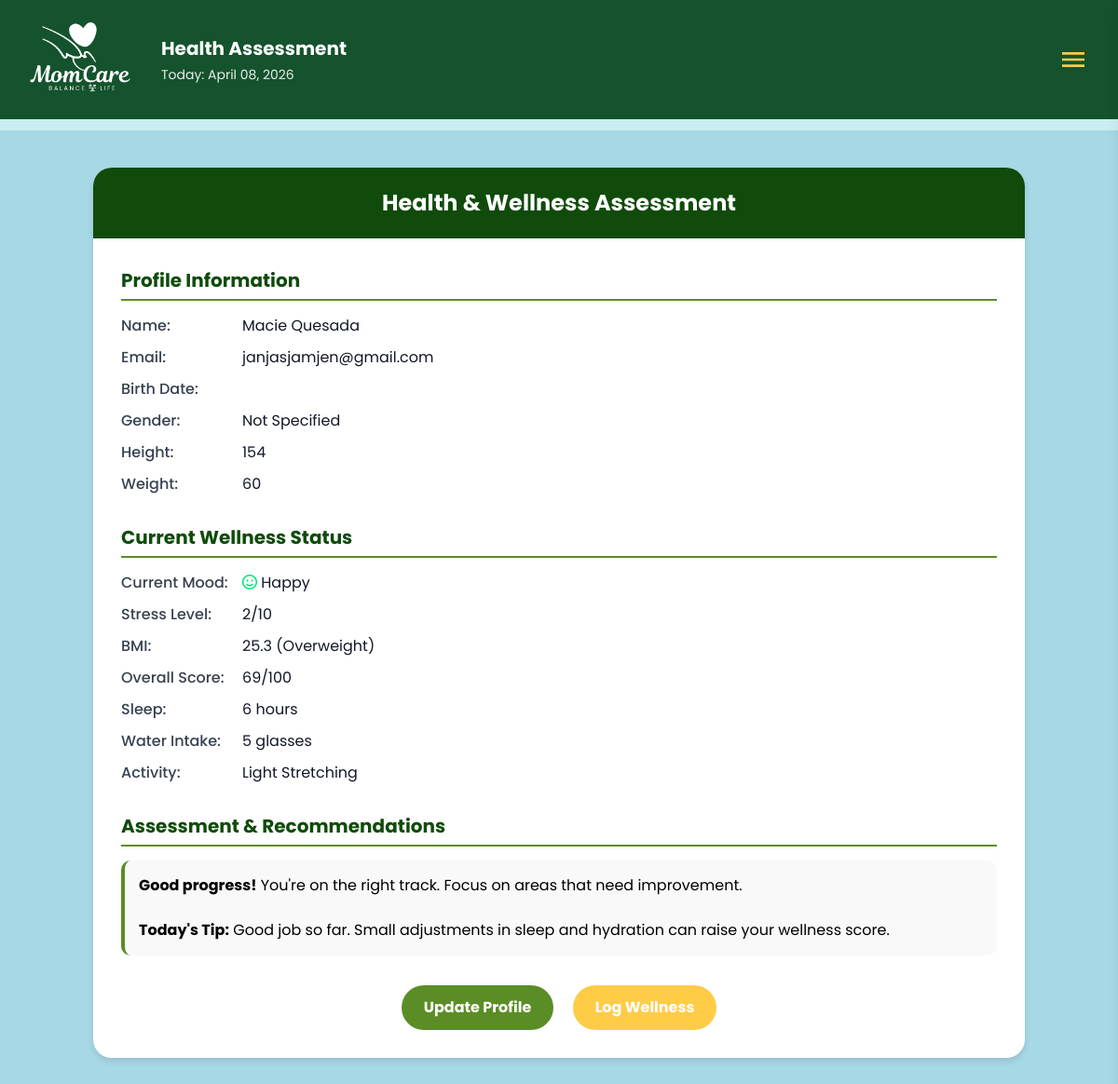
Screenshot of /assessment (signed in) with the database file from the repository.
### tables this page shows
CREATE TABLE users (
            id INTEGER PRIMARY KEY AUTOINCREMENT,
            first TEXT NOT NULL,
            last TEXT NOT NULL,
            email TEXT NOT NULL UNIQUE,
            birthdate TEXT,
            password_hash TEXT NOT NULL,
            security_question TEXT,
            security_answer TEXT,
            gender TEXT,
            height TEXT,
            weight TEXT,
            profile_picture TEXT
        );

### app.py (the view)
@app.route('/assessment')
def assessment():
    user_email = session.get('user_email')
    if not user_email:
        flash('Please sign in to view your assessment.')
        return redirect(url_for('index'))
    conn = get_db()
    cur = conn.cursor()
    cur.execute('SELECT * FROM users WHERE email = ?', (user_email,))
    user_row = cur.fetchone()
    conn.close()
    if not user_row:
        flash('User not found.')
        return redirect(url_for('dashboard'))
    user = dict(user_row)
    user['first_name'] = user['first']
    user['last_name'] = user['last']
    user['birthdate_display'] = user['birthdate']
    user['gender'] = user.get('gender', 'Not Specified')
    user['height_display'] = user.get('height', 'Not Set')
    user['weight_display'] = user.get('weight', 'Not Set')
    mood_data = get_mood_wellness_data(user_email)
    first = session.get('user_first')
    today = datetime.now().strftime('%B %d, %Y')
    return render_template('assessment.html', user=user, mood_data=mood_data, first=first, today=today)

### app.py (called while the page is built)
def get_db() -> Connection:
    conn = sqlite3.connect(DB_PATH, timeout=30)
    conn.row_factory = sqlite3.Row
    try:
        conn.execute('PRAGMA journal_mode=WAL;')
        conn.execute('PRAGMA synchronous=NORMAL;')
        conn.execute('PRAGMA foreign_keys=ON;')
    except Exception:
        pass
    return conn

### templates/assessment.html (shortened to what this page needs)
<!DOCTYPE html>
<html lang="en">
<head>
    <script src="https://cdn.tailwindcss.com"></script>
    <link rel="stylesheet" href="https://cdnjs.cloudflare.com/ajax/libs/font-awesome/6.0.0-beta3/css/all.min.css">
</head>
<body class="bg-[#a7d8e5] font-['Poppins']">
    {% include 'navbar.html' %}
    <main class="max-w-[1300px] mx-auto p-6 md:p-10">
        <div class="assessment-container mx-auto">
            <div class="assessment-header">Health & Wellness Assessment</div>
            <div class="assessment-content">
                <div class="section">
                    <div class="section-title">Profile Information</div>
                    <div class="detail-row">
                        <label>Name:</label>
                        <div class="value">{{ user.first_name }} {{ user.last_name }}</div>
                    </div>
                    <div class="detail-row">
                        <label>Email:</label>
                        <div class="value">{{ user.email }}</div>
                    </div>
                    <div class="detail-row">
                        <label>Birth Date:</label>
                    </div>
                    <div class="detail-row">
                        <label>Gender:</label>
                        <div class="value">{{ user.gender }}</div>
                    </div>
                    <div class="detail-row">
                        <label>Height:</label>
                        <div class="value">{{ user.height_display }}</div>
                    </div>
                    <div class="detail-row">
                        <label>Weight:</label>
                        <div class="value">{{ user.weight_display }}</div>
                    </div>
                </div>
                <div class="section">
                    <div class="section-title">Current Wellness Status</div>
                    <div class="detail-row">
                        <label>Current Mood:</label>
                        <div class="value">
                            {% if mood_data.mood == 'Happy' %}
                            <i class="far fa-smile text-[#00e676]" title="Happy"></i> Happy
                            {% elif mood_data.mood == 'Neutral' %}
                            <i class="far fa-meh text-[#00b0ff]" title="Neutral"></i> Neutral
                            {% elif mood_data.mood == 'Tired' %}
                            <i class="far fa-frown text-[#ffc400]" title="Tired"></i> Tired
                            {% elif mood_data.mood == 'Stressed' %}
                            <i class="far fa-tired text-[#ff1744]" title="Stressed"></i> Stressed
                            {% else %}
                            <i class="far fa-meh text-[#00b0ff]" title="Neutral"></i> Not Logged
                            {% endif %}
                        </div>
                    </div>
                    <div class="detail-row">
                        <label>Stress Level:</label>
                        <div class="value">{{ mood_data.stress if mood_data else '5' }}/10</div>
                    </div>
                    <div class="detail-row">
                        <label>BMI:</label>
                        <div class="value">{{ mood_data.bmi if mood_data and mood_data.bmi else 'Not Set' }} ({{ mood_data.bmi_category if mood_data and mood_data.bmi_category else 'Not Set' }})</div>
                    </div>
                    <div class="detail-row">
                        <label>Overall Score:</label>
                        <div class="value {% if mood_data and mood_data.overall_wellness_score >= 80 %}score-high{% elif mood_data and mood_data.overall_wellness_score >= 60 %}score-medium{% else %}score-low{% endif %}">
                            {{ mood_data.overall_wellness_score if mood_data and mood_data.overall_wellness_score else 'N/A' }}/100
                        </div>
                    </div>
                    <div class="detail-row">
                        <label>Sleep:</label>
                        <div class="value">{{ mood_data.sleep if mood_data else 'Not logged' }} hours</div>
                    </div>
                    <div class="detail-row">
                        <label>Water Intake:</label>
                        <div class="value">{{ mood_data.water if mood_data else 'Not logged' }} glasses</div>
                    </div>
                    <div class="detail-row">
                        <label>Activity:</label>
                        <div class="value">{{ mood_data.activity if mood_data and mood_data.activity else 'Not logged' }}</div>
                    </div>
                </div>
                <div class="section">
                    <div class="section-title">Assessment & Recommendations</div>
                    <div class="assessment-text">
                        {% if mood_data and mood_data.overall_wellness_score %}
                            {% if mood_data.overall_wellness_score >= 80 %}
                                <strong>Excellent!</strong> You're doing great with your wellness. Keep up the good habits!
                            {% elif mood_data.overall_wellness_score >= 60 %}
                                <strong>Good progress!</strong> You're on the right track. Focus on areas that need improvement.
                            {% else %}
                                <strong>Room for improvement.</strong> Consider making some lifestyle changes to boost your wellness.
                            {% endif %}
                        {% else %}
                            <strong>Start tracking!</strong> Begin logging your mood and wellness metrics to get personalized insights.
                        {% endif %}
                        <br><br>
                        <strong>Today's Tip:</strong> {{ mood_data.wellness_tip if mood_data else 'Take a moment to breathe and assess your day.' }}
                    </div>
                </div>
                <div class="text-center mt-8">
                    <a href="{{ url_for('edit_profile', user_id=user['id']) }}" class="no-underline mr-4">
                        <button class="px-6 py-3 bg-[#5a8d26] text-white rounded-full hover:opacity-90 transition-opacity font-bold border-none cursor-pointer">
                            Update Profile
                        </button>
                    </a>
                    <a href="{{ url_for('mood') }}" class="no-underline">
                        <button class="px-6 py-3 bg-[#fecc47] text-white rounded-full hover:opacity-90 transition-opacity font-bold border-none cursor-pointer">
                            Log Wellness
                        </button>
                    </a>
                </div>
            </div>
        </div>
    </main>
</body>
</html>

### templates/navbar.html (shortened to what this page needs)
<header class="bg-green-900 text-white">
  <div class="max-w-7xl m-auto px-6 py-6">
    <div class="flex items-center justify-between relative">
      {% if request.endpoint == 'profile' %}
      <div class="flex items-center gap-6">
        <img src="{{ url_for('static', filename='images/momcare_logo_white.png') }}" alt="MomCare"
          class="h-20 w-auto" />
        <div>
          <h1 class="text-l lg:text-xl font-bold">My Account</h1>
          <p class="mt-1 text-sm opacity-90">Today: <span id="currentDateDisplay">{{ today or ''
              }}</span></p>
        </div>
      </div>
      {% elif request.endpoint == 'assessment' %}
      <div class="flex items-center gap-6">
        <img src="{{ url_for('static', filename='images/momcare_logo_white.png') }}" alt="MomCare"
          class="h-20 w-auto" />
        <div>
          <h1 class="text-l lg:text-xl font-bold">Health Assessment</h1>
          <p class="mt-1 text-sm opacity-90">Today: <span id="currentDateDisplay">{{ today or ''
              }}</span></p>
        </div>
      </div>
      {% endif %}
      <div class="flex items-center gap-2 md:gap-4">
        <button id="menu-toggle" class="p-3 md:p-2 rounded-md focus:outline-none" aria-label="Open menu"
          aria-expanded="false" aria-controls="menu-list">
          <svg class="h-8 w-8 text-[#ffcc48]" xmlns="http://www.w3.org/2000/svg" fill="currentColor"
            viewBox="0 0 24 24">
            <path d="M3 6h18v2H3zM3 11h18v2H3zM3 16h18v2H3z" />
          </svg>
        </button>
      </div>
    </div>
  </div>
</header>
<div class="h-3 bg-[#c9eef2]"></div>

### templates/assessment.html (style rules this page uses)
.assessment-container { width: 100%; max-width: 1000px; background: white; border-radius: 20px; overflow: hidden; box-shadow: 0 4px 6px rgba(0, 0, 0, 0.1); }
.assessment-header { background: #104b0b; color: white; padding: 20px; text-align: center; font-size: 24px; font-weight: bold; }
.assessment-content { padding: 30px; }
.section { margin-bottom: 30px; }
.section-title { font-size: 20px; font-weight: bold; color: #104b0b; margin-bottom: 15px; border-bottom: 2px solid #5a8d26; padding-bottom: 5px; }
.detail-row { margin-bottom: 10px; display: flex; align-items: center; gap: 10px; }
.detail-row label { font-weight: 500; color: #374151; min-width: 120px; }
.detail-row .value { font-weight: 400; color: #111827; }
.assessment-text { background: #f9f9f9; padding: 15px; border-radius: 10px; border-left: 4px solid #5a8d26; margin-top: 15px; }
.score-medium { color: #ffc400; }

### rows the page displays
users: first_name "Macie", last_name "Quesada", email "janjasjamjen@gmail.com", gender "Not Specified", height_display "154", weight_display "60"

### other values shown
{{ mood_data.stress if mood_data else '5' }} "2"
{{ mood_data.bmi if mood_data and mood_data.bmi else 'Not Set' }} "25.3"
{{ mood_data.sleep if mood_data else 'Not logged' }} "6"
{{ mood_data.water if mood_data else 'Not logged' }} "5"
